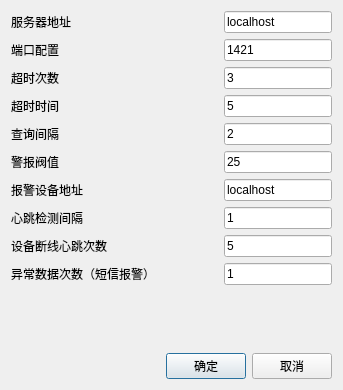
<?xml version="1.0" encoding="UTF-8"?>
<ui version="4.0">
 <class>ServerConfigDlg</class>
 <widget class="QDialog" name="ServerConfigDlg">
  <property name="geometry">
   <rect>
    <x>0</x>
    <y>0</y>
    <width>343</width>
    <height>390</height>
   </rect>
  </property>
  <property name="windowTitle">
   <string/>
  </property>
  <layout class="QVBoxLayout" name="verticalLayout">
   <item>
    <layout class="QGridLayout" name="gridLayout">
     <item row="0" column="2">
      <widget class="QLineEdit" name="lineEdit_7">
       <property name="text">
        <string>localhost</string>
       </property>
      </widget>
     </item>
     <item row="0" column="1">
      <spacer name="horizontalSpacer_2">
       <property name="orientation">
        <enum>Qt::Horizontal</enum>
       </property>
       <property name="sizeHint" stdset="0">
        <size>
         <width>40</width>
         <height>20</height>
        </size>
       </property>
      </spacer>
     </item>
     <item row="1" column="0">
      <widget class="QLabel" name="label">
       <property name="text">
        <string>端口配置</string>
       </property>
      </widget>
     </item>
     <item row="0" column="0">
      <widget class="QLabel" name="label_7">
       <property name="text">
        <string>服务器地址</string>
       </property>
      </widget>
     </item>
     <item row="3" column="0">
      <widget class="QLabel" name="label_4">
       <property name="text">
        <string>超时时间</string>
       </property>
      </widget>
     </item>
     <item row="3" column="2">
      <widget class="QLineEdit" name="lineEdit_4">
       <property name="text">
        <string>5</string>
       </property>
      </widget>
     </item>
     <item row="2" column="0">
      <widget class="QLabel" name="label_2">
       <property name="text">
        <string>超时次数</string>
       </property>
      </widget>
     </item>
     <item row="8" column="2">
      <widget class="QLineEdit" name="lineEdit_5">
       <property name="text">
        <string>5</string>
       </property>
      </widget>
     </item>
     <item row="6" column="2">
      <widget class="QLineEdit" name="lineEdit_8">
       <property name="text">
        <string>localhost</string>
       </property>
      </widget>
     </item>
     <item row="6" column="0">
      <widget class="QLabel" name="label_8">
       <property name="text">
        <string>报警设备地址</string>
       </property>
      </widget>
     </item>
     <item row="7" column="0">
      <widget class="QLabel" name="label_9">
       <property name="text">
        <string>心跳检测间隔</string>
       </property>
      </widget>
     </item>
     <item row="4" column="2">
      <widget class="QLineEdit" name="lineEdit_3">
       <property name="text">
        <string>2</string>
       </property>
      </widget>
     </item>
     <item row="5" column="0">
      <widget class="QLabel" name="label_6">
       <property name="text">
        <string>警报阀值</string>
       </property>
      </widget>
     </item>
     <item row="4" column="0">
      <widget class="QLabel" name="label_3">
       <property name="text">
        <string>查询间隔</string>
       </property>
      </widget>
     </item>
     <item row="8" column="0">
      <widget class="QLabel" name="label_5">
       <property name="text">
        <string>设备断线心跳次数</string>
       </property>
      </widget>
     </item>
     <item row="2" column="2">
      <widget class="QLineEdit" name="lineEdit_2">
       <property name="text">
        <string>3</string>
       </property>
      </widget>
     </item>
     <item row="5" column="2">
      <widget class="QLineEdit" name="lineEdit_6">
       <property name="text">
        <string>25</string>
       </property>
      </widget>
     </item>
     <item row="1" column="2">
      <widget class="QLineEdit" name="lineEdit">
       <property name="text">
        <string>1421</string>
       </property>
      </widget>
     </item>
     <item row="7" column="2">
      <widget class="QLineEdit" name="lineEdit_9">
       <property name="text">
        <string>1</string>
       </property>
      </widget>
     </item>
     <item row="9" column="0">
      <widget class="QLabel" name="label_10">
       <property name="text">
        <string>异常数据次数（短信报警）</string>
       </property>
      </widget>
     </item>
     <item row="9" column="2">
      <widget class="QLineEdit" name="lineEdit_10">
       <property name="text">
        <string>1</string>
       </property>
      </widget>
     </item>
    </layout>
   </item>
   <item>
    <spacer name="verticalSpacer">
     <property name="orientation">
      <enum>Qt::Vertical</enum>
     </property>
     <property name="sizeHint" stdset="0">
      <size>
       <width>20</width>
       <height>21</height>
      </size>
     </property>
    </spacer>
   </item>
   <item>
    <layout class="QHBoxLayout" name="horizontalLayout">
     <item>
      <spacer name="horizontalSpacer">
       <property name="orientation">
        <enum>Qt::Horizontal</enum>
       </property>
       <property name="sizeHint" stdset="0">
        <size>
         <width>40</width>
         <height>20</height>
        </size>
       </property>
      </spacer>
     </item>
     <item>
      <widget class="QPushButton" name="pushButton">
       <property name="text">
        <string>确定</string>
       </property>
      </widget>
     </item>
     <item>
      <widget class="QPushButton" name="pushButton_2">
       <property name="text">
        <string>取消</string>
       </property>
      </widget>
     </item>
    </layout>
   </item>
  </layout>
 </widget>
 <resources/>
 <connections/>
</ui>
